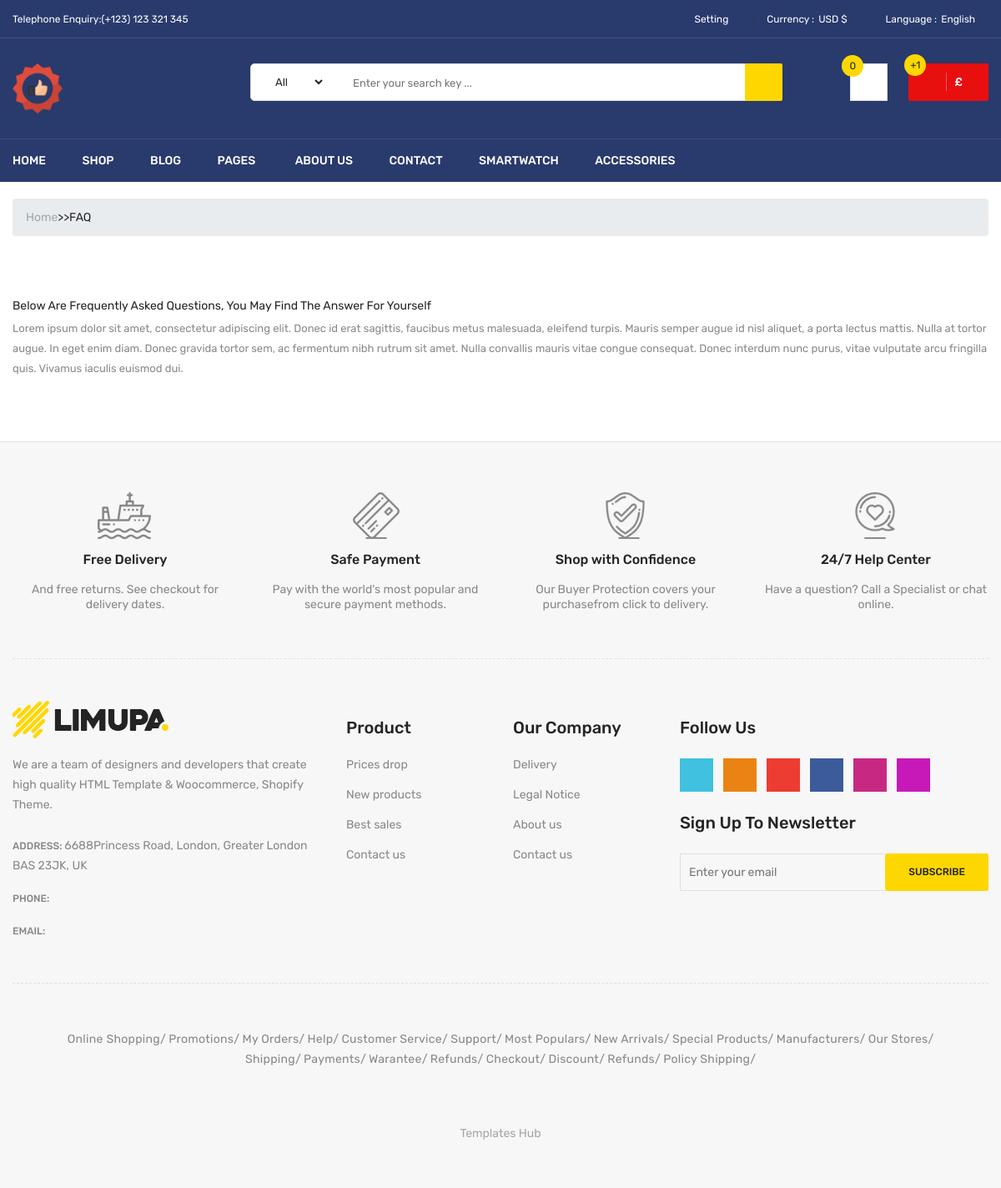
The app's page /faq_ok/, older data.
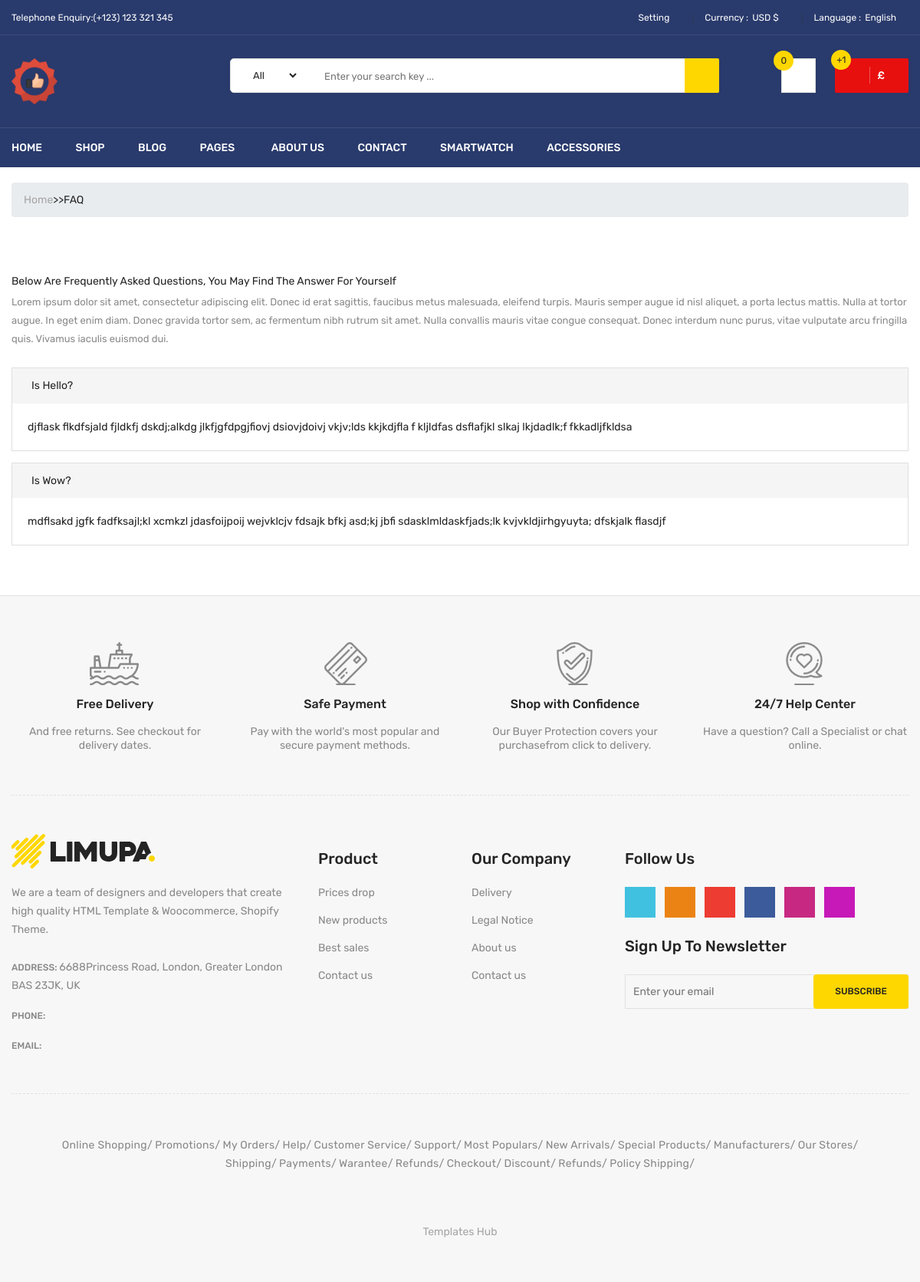
The same page, newer data.
### EcomApp/models.py (models this page shows, shortened)
class Setting(models.Model):
    STATUS = (
        ('True', 'True'),
        ('False', 'False'),
    )
    title = models.CharField(max_length=200)
    keyword = models.CharField(max_length=200)
    description = models.TextField()
    address = models.CharField(max_length=200)
    phone = models.IntegerField()
    fax = models.CharField(blank=True, max_length=50)
    email = models.EmailField(blank=True, null=True, max_length=50)
    smptserver = models.CharField(max_length=100)
    smtpemail = models.EmailField(blank=True, null=True, max_length=50)
    smptpassword = models.CharField(blank=True, max_length=50)
    icon = models.ImageField(blank=True, null=True, upload_to='icon/')
    facebook = models.CharField(blank=True, max_length=100)
    instagram = models.CharField(blank=True, max_length=100)
    address = models.TextField()
    contact = models.TextField()
    reference = models.TextField()
    status = models.CharField(max_length=50, choices=STATUS)
    created_at = models.DateTimeField(auto_now_add=True)
    updated_at = models.DateTimeField(auto_now=True)

class FAQ(models.Model):
    STATUS = (
        ("True", "True"),
        ("False", "False"),
    )
    ordernumber = models.IntegerField()
    question = models.CharField(max_length=200)
    answer = models.TextField()
    status = models.CharField(choices=STATUS, max_length=200, default=False)
    created_at = models.DateTimeField(auto_now_add=True)
    updated_at = models.DateTimeField(auto_now=True)

### EcomApp/views.py (the view)
# urls.py: path('faq_ok/', faq_details, name='faq_details'),
def faq_details(request):
    faq = FAQ.objects.filter(status=True).order_by('created_at')
    context = {
        'faq': faq,
    }
    return render(request, 'faq.html', context)

### EcomApp/templates/faq.html (shortened to what this page needs)
{%extends 'index.html'%}
{%load static%}
{% block header %}
{% include "header.html" %}
{% endblock header %}
{% block another_content %}
<div id="breadcrum">
  <div class="container">
      <div>
          <ul class="breadcrumb">
              <li> <a href="">Home</a></li>
              >>
              <li class="active">FAQ</li>
          </ul>
      </div>
  </div>
</div>
<div class="section">
  <div class="container">
      <div class="frequently-area pt-60 pb-50">
                <div class="container">
                    <div class="row">
                        <div class="col-md-12">
                            <div class="frequently-content">
                                <div class="frequently-desc">
                                    <h3>Below are frequently asked questions, you may find the answer for yourself</h3>
                                    <p>Lorem ipsum dolor sit amet, consectetur adipiscing elit. Donec id erat sagittis, faucibus metus malesuada, eleifend turpis. Mauris semper augue id nisl aliquet, a porta lectus mattis. Nulla at tortor augue. In eget enim diam. Donec gravida tortor sem, ac fermentum nibh rutrum sit amet. Nulla convallis mauris vitae congue consequat. Donec interdum nunc purus, vitae vulputate arcu fringilla quis. Vivamus iaculis euismod dui.</p>
                                </div>
                            </div>
                            <div class="frequently-accordion">
                                <div id="accordion">
                                    {% for p in faq %}
                                  <div class="card">
                                    <div class="card-header" id="heading{{p.ordernumber}}">
                                      <h5 class="mb-0">
                                        <a class="" data-toggle="collapse" data-target="#collapse{{p.ordernumber}}" aria-expanded="true" aria-controls="collapseOne">
                                            {{p.question}}
                                        </a>
                                      </h5>
                                    </div>
                                    <div id="collapse{{p.ordernumber}}" class="collapse show" aria-labelledby="heading{{p.ordernumber}}" data-parent="#accordion">
                                      <div class="card-body">
                                        {{p.answer}}
                                      </div>
                                    </div>
                                  </div>
                                    {% endfor %}
                                </div>
                            </div>
                        </div>
                    </div>
                </div>
            </div>
  </div>
</div>
      {% endblock another_content %}
      {% block footer %}
      {% include "footer.html" %}
      {% endblock footer %}

### EcomApp/templates/header.html (shortened to what this page needs)
{% load static %}
{% load ecomtag %}
{% ecom_set as setting %}
<header class="li-header-4">
                <div class="header-top">
                    <div class="container">
                        <div class="row">
                            <div class="col-lg-3 col-md-4">
                                <div class="header-top-left">
                                    <ul class="phone-wrap">
                                        <li><span>Telephone Enquiry:</span><a href="#">(+123) 123 321 345</a></li>
                                    </ul>
                                </div>
                            </div>
                            <div class="col-lg-9 col-md-8">
                                <div class="header-top-right">
                                    <ul class="ht-menu">
                                        <li>
                                            <div class="ht-setting-trigger"><span>Setting</span></div>
                                        </li>
                                        <li>
                                            <span class="currency-selector-wrapper">Currency :</span>
                                            <div class="ht-currency-trigger"><span>USD $</span></div>
                                        </li>
                                        <li>
                                            <span class="language-selector-wrapper">Language :</span>
                                            <div class="ht-language-trigger"><span>English</span></div>
                                        </li>
                                    </ul>
                                </div>
                            </div>
                        </div>
                    </div>
                </div>
                <div class="header-middle pl-sm-0 pr-sm-0 pl-xs-0 pr-xs-0">
                    <div class="container">
                        <div class="row">
                            <div class="col-lg-3">
                                <div class="logo pb-sm-30 pb-xs-30">
                                    <a href="{% url 'Home' %}">
                                        <img src="{{setting.icon.url}}" style="height: 60px; width: 60px;" alt="">
                                    </a>
                                </div>
                            </div>
                            <div class="col-lg-9 pl-0 ml-sm-15 ml-xs-15">
                                <form action="{% url 'SearchView' %}" class="hm-searchbox" method="post">
                                    <select name="cat_id" class="nice-select select-search-category">
                                        <option value="0">All</option>
                                        {% load mptt_tags %}
                                    </select>
                                    <input type="text" placeholder="Enter your search key ..." id="query" name="query">
                                    <button class="li-btn" type="submit"><i class="fa fa-search"></i></button>
                                </form>
                                <div class="header-middle-right">
                                    <ul class="hm-menu">
                                        <li class="hm-wishlist">
                                            <a href="wishlist.html">
                                                <span class="cart-item-count wishlist-item-count">0</span>
                                                <i class="fa fa-heart-o"></i>
                                            </a>
                                        </li>
                                        <li class="hm-minicart">
                                            <div class="hm-minicart-trigger">
                                                <span class="item-text">£{{total_amount}}
                                                    <span class="cart-item-count">{{quant}}+1</span>
                                                </span>
                                            </div>
                                        </li>
                                    </ul>
                                </div>
                            </div>
                        </div>
                    </div>
                </div>
                <div class="header-bottom header-sticky d-none d-lg-block d-xl-block">
                    <div class="container">
                        <div class="row">
                            <div class="col-lg-12">
                                <div class="hb-menu">
                                    <nav>
                                        <ul>
                                            <li><a href="{% url 'Home' %}">Home</a>
                                            </li>
                                            <li class="megamenu-holder"><a href="shop-left-sidebar.html">Shop</a>
                                            </li>
                                            <li class="dropdown-holder"><a href="blog-left-sidebar.html">Blog</a>
                                            </li>
                                            <li class="megamenu-static-holder"><a href="index.html">Pages</a>
                                            </li>
                                            <li><a href="{% url 'about' %}">About Us</a></li>
                                            <li><a href="{% url 'contact_dat' %}">Contact</a></li>
                                            <li><a href="shop-left-sidebar.html">Smartwatch</a></li>
                                            <li><a href="shop-left-sidebar.html">Accessories</a></li>
                                        </ul>
                                    </nav>
                                </div>
                            </div>
                        </div>
                    </div>
                </div>
            </header>

Row changes from the older to the newer data that the page shows:
added FAQ: question "Is Hello?", answer "djflask flkdfsjald fjldkfj dskdj;alkdg jlkfjgfdpgjfiovj dsiovjdoivj vkjv;lds kkjkdjfla f kljldfas dsflafjkl slkaj lkjdadlk;f fkkadljfkldsa"
added FAQ: question "Is Wow?", answer "mdflsakd jgfk fadfksajl;kl xcmkzl jdasfoijpoij wejvklcjv fdsajk bfkj asd;kj jbfi sdasklmldaskfjads;lk kvjvkldjirhgyuyta; dfskjalk flasdjf"
